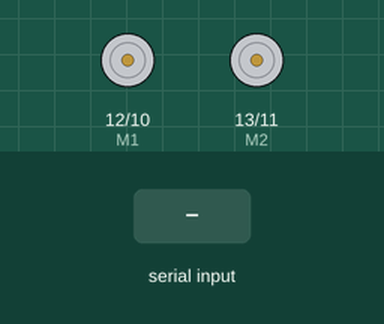
This sketch was run on a simulated Arduino Uno, built with avr-gcc and run on an emulated ATmega328P. Parts: direction and speed pins drawn as motors (green arrow = direction pin HIGH = forward, orange = LOW = backward, longer = more drive). Inputs (shaded band) come from the test bench.

Above: at 1.2 s.
1.3 s: "0" received over the second serial link
2.8 s: "1" received over the second serial link
At 3.8 s:
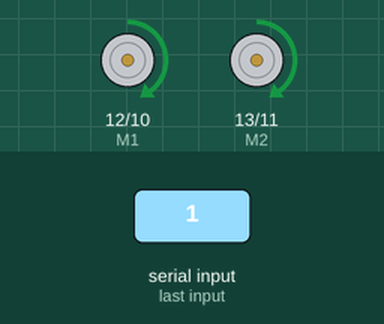
4.3 s: "2" received over the second serial link
At 5.0 s:
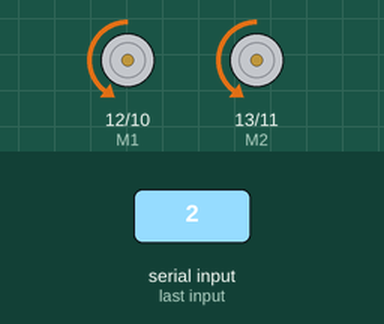
5.8 s: "3" received over the second serial link
At 6.1 s:
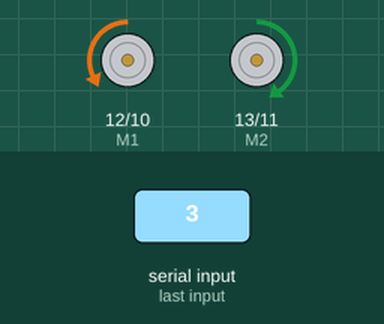
7.3 s: "4" received over the second serial link
At 8.4 s:
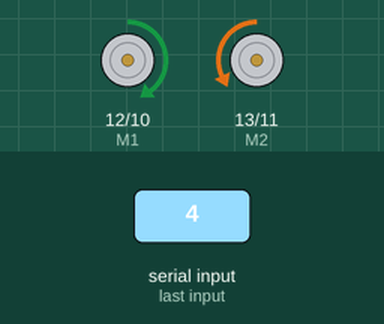
Timing chart, 0 to 9.8 s (numbered marks = the images above; inputs shaded):
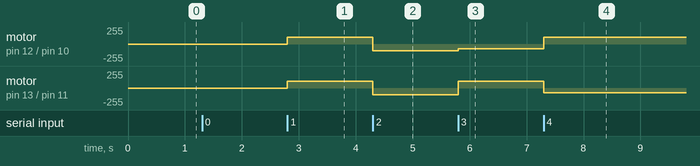

The sketch:

BT-robotCar.ino
```cpp
#include <SoftwareSerial.h>
SoftwareSerial BTserial(3, 4);
char val;
int E1 = 10; //pwm
int M1 = 12;
int E2 = 11; //pwm
int M2 = 13;
//R_speed & L_speed  0~255
void forward(byte R_SPEED, byte L_SPEED)
{
  analogWrite(E1, R_SPEED);
  analogWrite(E2, L_SPEED);
  digitalWrite(M1, HIGH);
  digitalWrite(M2, HIGH);
  delay(50);
}

void back(byte R_SPEED, byte L_SPEED)
{
  analogWrite(E1, R_SPEED);
  analogWrite(E2, L_SPEED);
  digitalWrite(M1, LOW);
  digitalWrite(M2, LOW);
  delay(50);
}

void right(byte R_SPEED, byte L_SPEED){
  analogWrite(E1, R_SPEED);
  analogWrite(E2, L_SPEED);
  digitalWrite(M1, HIGH);
  digitalWrite(M2, LOW);
  delay(50);
}

void left(byte R_SPEED, byte L_SPEED){
  analogWrite(E1, R_SPEED);
  analogWrite(E2, L_SPEED);
  digitalWrite(M1, LOW);
  digitalWrite(M2, HIGH);
  delay(50);
}

void stop(byte R_SPEED, byte L_SPEED)
{
  analogWrite(E1, R_SPEED);
  analogWrite(E2, L_SPEED);
  digitalWrite(M1, HIGH);
  digitalWrite(M2, HIGH);
  // delay(50);
}

void setup()
{
  BTserial.begin(9600);
  pinMode(M1, OUTPUT);
  pinMode(M2, OUTPUT);
}

void loop()
{
  if (BTserial.available()){
    val=BTserial.read();

    if (val=='0'){
      stop(0, 0);
    }else if (val=='1'){
      forward(100, 100);
    }else if (val=='2'){
      back(100, 100);
    }else if (val=='3'){
      left(70, 100);
    }else if (val=='4'){
      right(100, 70);
    }

  }
}
```

Measured:
- after the input at 2.8 s, motor on pin 12 (M1) / pin 10 (E1), motor on pin 13 (M2) / pin 11 (E2): stopped → forward 100/255 at once
- after the input at 4.3 s, motor on pin 12 (M1) / pin 10 (E1), motor on pin 13 (M2) / pin 11 (E2): forward 100/255 → backward 100/255 at once
- after the input at 5.8 s, motor on pin 12 (M1) / pin 10 (E1): backward 100/255 → backward 70/255 at once; motor on pin 13 (M2) / pin 11 (E2): backward 100/255 → forward 100/255 at once
- after the input at 7.3 s, motor on pin 12 (M1) / pin 10 (E1): backward 70/255 → forward 100/255 at once; motor on pin 13 (M2) / pin 11 (E2): forward 100/255 → backward 70/255 at once
